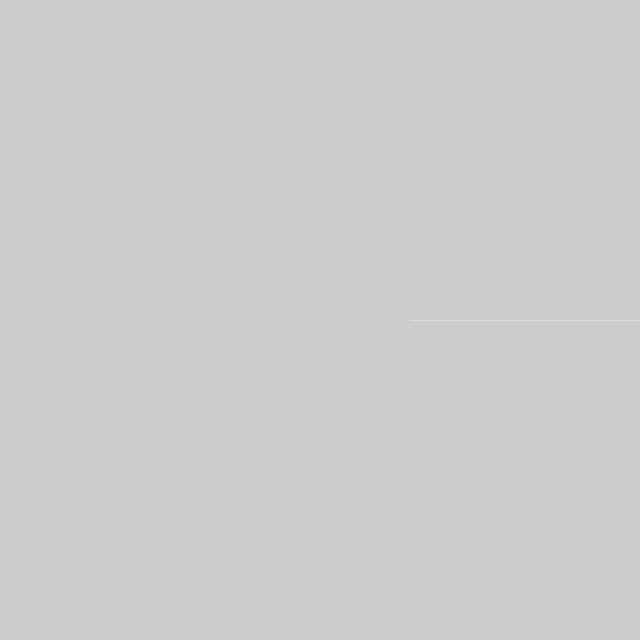
Frame 1 (no input)
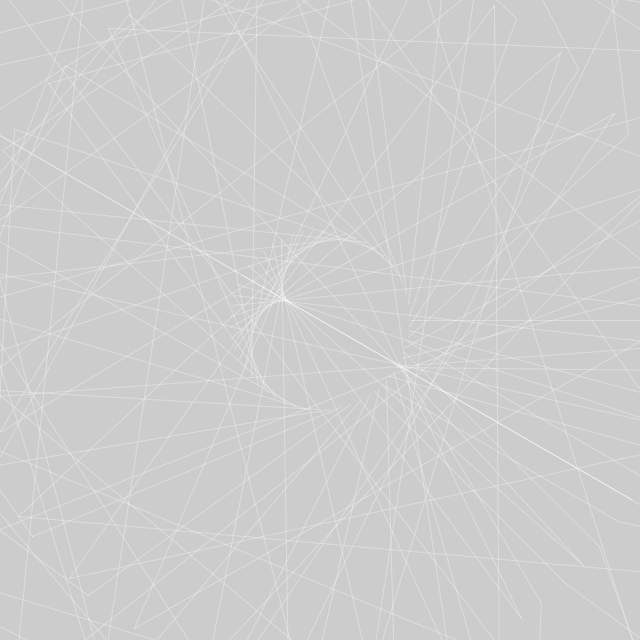
Frame 60 (the mouse pressed at the canvas centre just before this capture)
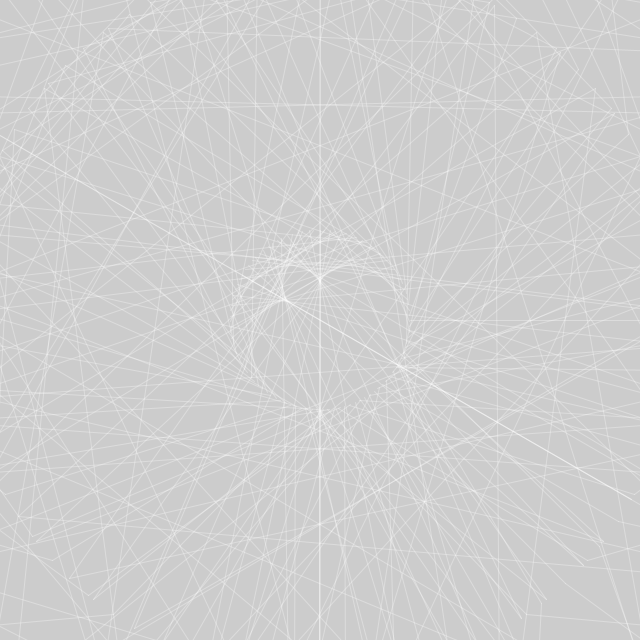
Frame 120 (the mouse held since frame 60 and released just before this capture)

The Processing sketch that drew these frames (run headless with seeded random() and noise(); from frame 60 on, the mouse is pressed at the canvas centre):

// Processing sketch: day009
// ── day009.pde
int f, n, i, j;
float t, R=90, S=320;
void setup() {
  size(640, 640);
  stroke(-1, 80);
  n=int(random(2, 6))*2;
  clear();
}
void draw() {
  if (f++%360==0) setup();
  for (i=1; i<4; i++)
    line(R*i*i*cos(n*i*t+t)+S, R*i*i*sin(n*i*t+t)+S, R*(j=i+1)*j*cos(n*j*t+t)+S, R*j*j*sin(n*j*t+t)+S);
  t+=PI/180;
}
